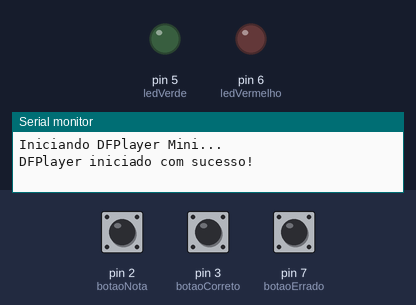
A sketch run on a simulated Arduino Uno, built with avr-gcc and run on an emulated ATmega328P. On the bench: output pins drawn as LEDs (lit = HIGH), the last lines printed to the serial monitor. Inputs (shaded band) come from the test bench; at power-on: pin 3 (botaoCorreto) HIGH, pin 7 (botaoErrado) HIGH, pin 2 (botaoNota) HIGH. The audio player accepts every command and is not drawn.

Above: at 1.7 s.
1.8 s: pin 3 (botaoCorreto) pulled LOW for 0.15 s
At 2.3 s:
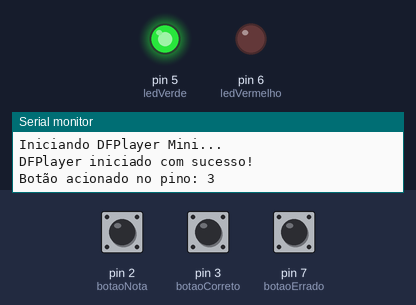
4.8 s: pin 7 (botaoErrado) pulled LOW for 0.15 s
At 5.8 s:
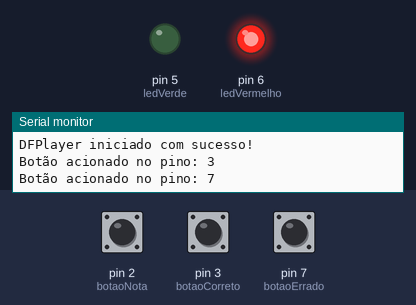
Timing chart, 0 to 7.8 s (numbered marks = the images above; inputs shaded):
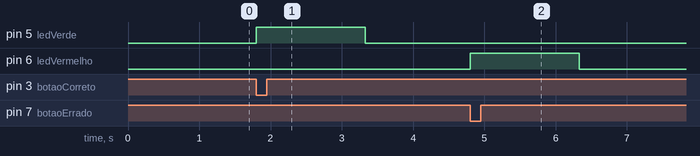

Measured:
- after the input at 1.8 s, pin 5 (ledVerde): LOW → HIGH at once, → LOW 1.5 s later
- after the input at 4.8 s, pin 6 (ledVermelho): LOW → HIGH at once, → LOW 1.5 s later

The sketch:

facil_3_de_3.ino
```cpp
// Projeto TCC sem multiplexador
// Atividade Fácil - Página 3 com botões diretos

#include <SoftwareSerial.h>
#include <DFRobotDFPlayerMini.h>

// DFPlayer
SoftwareSerial mySerial(11, 10); // RX, TX
DFRobotDFPlayerMini mp3;

// Botões diretos (nota, certo, errado)
const int botaoNota = 2;
const int botaoCorreto = 3;
const int botaoErrado = 7;

// LEDs
const int ledVerde = 5;
const int ledVermelho = 6;

bool estadoAnterior[3] = {false, false, false};
unsigned long ultimoAcionamento[3] = {0, 0, 0};
const unsigned long debounceDelay = 250;
bool audioTocando = false;

void setup() {
  // Botões
  pinMode(botaoNota, INPUT_PULLUP);
  pinMode(botaoCorreto, INPUT_PULLUP);
  pinMode(botaoErrado, INPUT_PULLUP);

  // LEDs
  pinMode(ledVerde, OUTPUT);
  pinMode(ledVermelho, OUTPUT);
  digitalWrite(ledVerde, LOW);
  digitalWrite(ledVermelho, LOW);

  // DFPlayer
  Serial.begin(9600);
  mySerial.begin(9600);
  Serial.println("Iniciando DFPlayer Mini...");

  if (!mp3.begin(mySerial)) {
    Serial.println("Erro ao iniciar o DFPlayer. Verifique conexões e SD.");
    while (true);
  }

  mp3.volume(25);
  Serial.println("DFPlayer iniciado com sucesso!");
}

void loop() {

  verificarBotao(0, botaoNota);
  verificarBotao(1, botaoCorreto);
  verificarBotao(2, botaoErrado);
}

void verificarBotao(int indice, int pino) {
  bool estadoAtual = digitalRead(pino) == LOW;
  unsigned long agora = millis();

  if (estadoAtual && !estadoAnterior[indice] && (agora - ultimoAcionamento[indice] > debounceDelay) && !audioTocando) {
    ultimoAcionamento[indice] = agora;
    Serial.print("Botão acionado no pino: ");
    Serial.println(pino);
    audioTocando = true;

    switch (indice) {
      case 0:
        mp3.playMp3Folder(6); // Dez reais
        delay(1000);
        break;
      case 1:
        digitalWrite(ledVerde, HIGH);
        mp3.playMp3Folder(1); // Parabéns
        delay(1500);
        digitalWrite(ledVerde, LOW);
        break;
      case 2:
        digitalWrite(ledVermelho, HIGH);
        mp3.playMp3Folder(2); // Tente novamente
        delay(1500);
        digitalWrite(ledVermelho, LOW);
        break;
    }

    audioTocando = false;
  }

  estadoAnterior[indice] = estadoAtual;
}
```
